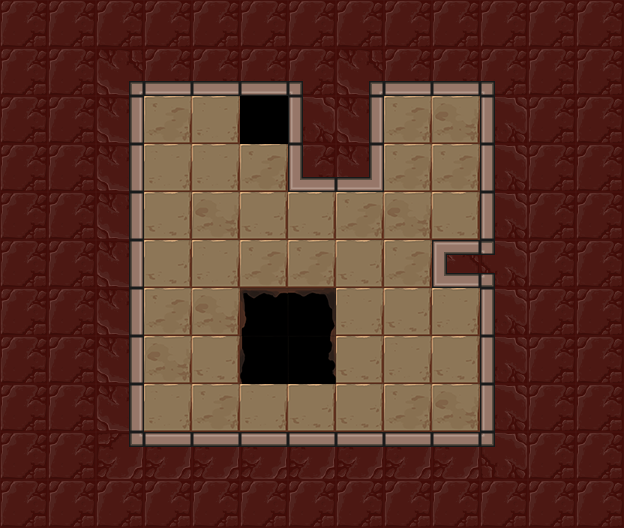

This is a level from a 2D game, rendered from its Tiled map with the project's own tilesets. A one-line summary and the map file follow, with tile-layer data summarised:
An orthogonal 13x11 tile map with 48x48 px tiles, 3 tile layers (Floor, Holes, Walls), 6 tilesets and 8 objects (4x mirror, lightSwitch, lightOrb, player_start, exit).

<map version="1.0" orientation="orthogonal" renderorder="right-down" width="13" height="11" tilewidth="48" tileheight="48" nextobjectid="121">
 <tileset firstgid="1" name="walls" tilewidth="48" tileheight="48" tilecount="42">
  <image source="../../images/kongregate_release/wall_sheet.png" width="336" height="288" />
 </tileset>
 <tileset firstgid="43" name="exit" tilewidth="48" tileheight="48" tilecount="12">
  <image source="../../images/kongregate_release/gate_sheet.png" width="192" height="144" />
 </tileset>
 <tileset firstgid="55" name="floors" tilewidth="48" tileheight="48" tilecount="4">
  <image source="../../images/kongregate_release/floor_sheet.png" width="192" height="48" />
 </tileset>
 <tileset firstgid="59" name="holes" tilewidth="48" tileheight="48" tilecount="6">
  <image source="../../images/kongregate_release/hole_sheet.png" width="288" height="48" />
 </tileset>
 <tileset firstgid="65" name="mirrors" tilewidth="48" tileheight="48" tilecount="4">
  <image source="../../images/kongregate_release/mirror_sheet.png" width="96" height="96" />
 </tileset>
 <tileset firstgid="69" name="orb_sheet" tilewidth="48" tileheight="48" tilecount="9">
  <image source="../../images/kongregate_release/orb_sheet.png" width="144" height="144" />
 </tileset>
 <layer name="Floor" width="13" height="11">
  <properties>
   <property name="tileset" value="floors" />
  </properties>
  <data>[143 cells, 39 non-empty, 4 distinct tile ids]</data>
 </layer>
 <layer name="Holes" width="13" height="11">
  <properties>
   <property name="tileset" value="holes" />
  </properties>
  <data>[143 cells, 4 non-empty, 4 distinct tile ids]</data>
 </layer>
 <layer name="Walls" width="13" height="11">
  <properties>
   <property name="tileset" value="walls" />
  </properties>
  <data>[143 cells, 99 non-empty, 13 distinct tile ids]</data>
 </layer>
 <objectgroup name="Objects" visible="0" />
 <objectgroup name="Mirrors">
  <object id="113" type="mirror" gid="66" x="192" y="432" width="48" height="48">
   <properties>
    <property name="sides" value="1" />
   </properties>
  </object>
  <object id="114" type="mirror" gid="2147483714" x="432" y="384" width="48" height="48">
   <properties>
    <property name="sides" value="1" />
   </properties>
  </object>
  <object id="115" type="mirror" gid="66" x="336" y="240" width="48" height="48">
   <properties>
    <property name="sides" value="1" />
   </properties>
  </object>
  <object id="116" type="mirror" gid="66" x="144" y="144" width="48" height="48">
   <properties>
    <property name="sides" value="1" />
   </properties>
  </object>
 </objectgroup>
 <objectgroup name="Light">
  <object id="117" type="lightSwitch" gid="69" x="384" y="432" width="48" height="48" />
  <object id="118" type="lightOrb" gid="72" x="144" y="432" width="48" height="48">
   <properties>
    <property name="direction" value="256" />
   </properties>
  </object>
 </objectgroup>
 <objectgroup color="#141ba4" name="player_start">
  <object id="119" type="player_start" x="288" y="192" width="48" height="48">
   <properties>
    <property name="direction_facing" value="16" />
    <property name="initial_zoom" value="0.7" />
   </properties>
  </object>
 </objectgroup>
 <objectgroup color="#71a400" name="Exit">
  <object id="120" type="exit" gid="43" x="240" y="144" width="48" height="48" />
 </objectgroup>
</map>
